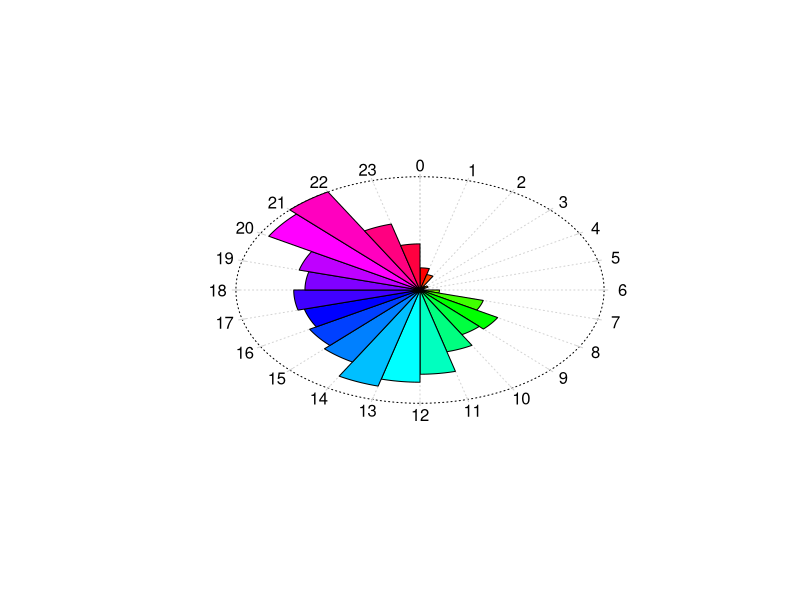

R code for this plot: (Note: this script raises an error after producing the figure.)
library(readr)
library(dplyr)
library(lubridate)
library(ggplot2)
library(gridExtra)
library(cowplot)
library(gridGraphics)
library(tidyverse)
library(RColorBrewer)


#----------------------------------------------------------
#Number of views per each hour a of the day
#---------------------------------------------------------------------------------

dataset <- read_csv("videos.csv")

jhds <- mutate(dataset, just_hour = hour(dataset$hour))

nov_in_time <- jhds %>%
  group_by(just_hour) %>% 
  summarise(time = n())

x = c(nov_in_time$time)

# Clock plot function
clock.plot <- function (x, col = rainbow(n), ...) {
  if( min(x)<0 ) x <- x - min(x)
  if( max(x)>1 ) x <- x/max(x)
  n <- length(x)
  if(is.null(names(x))) names(x) <- 0:(n-1)
  m <- 1.7
  plot(0, type = 'n', xlim = c(-m,m), ylim = c(-m,m), axes = F, xlab = '', ylab = '', ...)
  a <- pi/2 - 2*pi/200*0:200
  polygon( cos(a), sin(a), lty = 3  )
  v <- .02
  a <- pi/2 - 2*pi/n*0:n
  segments( (1+v)*cos(a), (1+v)*sin(a), (1-v)*cos(a), (1-v)*sin(a), col = "light grey" )
  segments( cos(a), sin(a),0, 0, col = 'light grey', lty = 3) 
  ca <- -2*pi/n*(0:50)/50
  for (i in 1:n) {
    a <- pi/2 - 2*pi/n*(i-1)
    b <- pi/2 - 2*pi/n*i
    polygon( c(0, x[i]*cos(a+ca), 0), c(0, x[i]*sin(a+ca), 0), col=col[i] )
    v <- .1
    text((1+v)*cos(a), (1+v)*sin(a), names(x)[i])
  }
  p1 <- recordPlot()
  return (p1)
}

# Use the function on the created data
p <- clock.plot(x)



#----------------------------------------------------------
#Number of vews per video
#---------------------------------------------------------------------------------

nov_per_video <- dataset %>% group_by(episode) %>%
                    summarise(nov = n())



# Let's create a vector of data:
my_vector=c(nov_per_video$nov)
names(my_vector)=paste("episode: ", c(nov_per_video$episode),sep="")

#create color palette:

# plot
par(mar=c(7,3,3,3))
a=barplot(my_vector, col=coul , las=1, names.arg="") 
text(a[,1], -30, srt = 60, adj= 1, xpd = TRUE, labels = names(my_vector) , cex=1.2)

p2 <- recordPlot()

#plot_grid(p, p2, ncol = 1, align = 'v')

#----------------------------------------------------------
## Number of logged vs number of unknown users
#-------------------------------------------------------------------


users <- jhds %>%
  group_by(logged, episode) %>% 
  summarise(nov = n())

users_spreaded <- spread(users, logged, nov )

ggplot(data=users, aes(x=episode, y=nov, fill=logged)) +
  labs(x="Episode", y = "Number of Views", fill="Logged") +
  geom_bar(stat="identity", position=position_dodge())+
  scale_fill_brewer(palette="Set2") +
  
  theme_minimal()


#---------------------------------------------------------------
#Episode watching time
#--------------------------------------------------------------------

watching_time <- dataset %>%
                  group_by(episode) %>%
                    summarise(average = mean(watchingTime), duration_corrected = mean(duration))

watching_time <- mutate(watching_time, percentage = (watching_time$average / watching_time$duration_corrected) * 100)




ggplot(data=watching_time, aes(x=episode, y=percentage)) +
  labs(x="Episode", y = "Number of Views") +
  geom_bar(stat="identity", position=position_dodge())+
  theme_minimal() +
  theme(legend.position="none") 




#---------------------------------------------------------------
#Where the most people stopped watching
#--------------------------------------------------------------------
stopped <- spread(dataset, episode, watchingTime )

stopped <- dataset[,c(7,9,10)]

stopped <- mutate(stopped, percentage = round((stopped$watchingTime / stopped$duration) * 100) )

how_much <- stopped %>%
              group_by(episode, percentage) %>%
                summarise(value = n())

first = filter(how_much, episode == 1)
second = filter(how_much, episode == 2)
third = filter(how_much, episode == 3)
four = filter(how_much, episode == 4)
five = filter(how_much, episode == 5)
six = filter(how_much, episode == 6)
seven = filter(how_much, episode == 7)
eight = filter(how_much, episode == 8)
nine = filter(how_much, episode == 9)
ten = filter(how_much, episode == 10)
eleven = filter(how_much, episode == 11)
twelve = filter(how_much, episode == 12)
thirteen = filter(how_much, episode == 13)



p1<-ggplot(first, aes(x=percentage, y=value)) +
  geom_line(aes(color=episode))+
  labs(x="Video Length [%]", y = "Users")+
  theme_minimal() +
  theme(legend.position="none") 




p2<-ggplot(second,aes(x=percentage, y=value)) +
  geom_line(aes(color=episode))+
  labs(x="Video Length [%]", y = "Users")+
  theme_minimal() +
  theme(legend.position="none") 


p3<-ggplot(third, aes(x=percentage, y=value)) +
  geom_line(aes(color=episode))+
  labs(x="Video Length [%]", y = "Users")+
  theme_minimal() +
  theme(legend.position="none") 


p4<-ggplot(four,aes(x=percentage, y=value)) +
  geom_line(aes(color=episode))+
  labs(x="Video Length [%]", y = "Users")+
  theme_minimal() +
  theme(legend.position="none") 

p5<-ggplot(five, aes(x=percentage, y=value)) +
  geom_line(aes(color=episode))+
  labs(x="Video Length [%]", y = "Users")+
  theme_minimal() +
  theme(legend.position="none") 

p6<-ggplot(six, aes(x=percentage, y=value)) +
  geom_line(aes(color=episode))+
  labs(x="Video Length [%]", y = "Users")+
  theme_minimal() +
  theme(legend.position="none") 

p7<-ggplot(seven, aes(x=percentage, y=value)) +
  geom_line(aes(color=episode))+
  labs(x="Video Length [%]", y = "Users")+
  theme_minimal() +
  theme(legend.position="none") 

p8<-ggplot(eight, aes(x=percentage, y=value)) +
  geom_line(aes(color=episode))+
  labs(x="Video Length [%]", y = "Users")+
  theme_minimal() +
  theme(legend.position="none") 


p9<-ggplot(nine, aes(x=percentage, y=value)) +
  geom_line(aes(color=episode))+
  labs(x="Video Length [%]", y = "Users")+
  theme_minimal() +
  theme(legend.position="none") 

p10<-ggplot(ten, aes(x=percentage, y=value)) +
  geom_line(aes(color=episode))+
  labs(x="Video Length [%]", y = "Users")+
  theme_minimal() +
  theme(legend.position="none") 


p11<-ggplot(eleven, aes(x=percentage, y=value)) +
  geom_line(aes(color=episode))+
  labs(x="Video Length [%]", y = "Users")+
  theme_minimal() +
  theme(legend.position="none") 


p12<-ggplot(twelve, aes(x=percentage, y=value)) +
  geom_line(aes(color=episode))+
  labs(x="Video Length [%]", y = "Users")+
  theme_minimal() +
  theme(legend.position="none") 


p13<-ggplot(thirteen, aes(x=percentage, y=value)) +
  geom_line(aes(color=episode))+
  labs(x="Video Length [%]", y = "Users")+
  theme_minimal() +
  theme(legend.position="none") 

plot_grid(p1, p2, p3, p4, p5, p6, p7, p8, p9, p10, p11, p12, p13, ncol=3)
